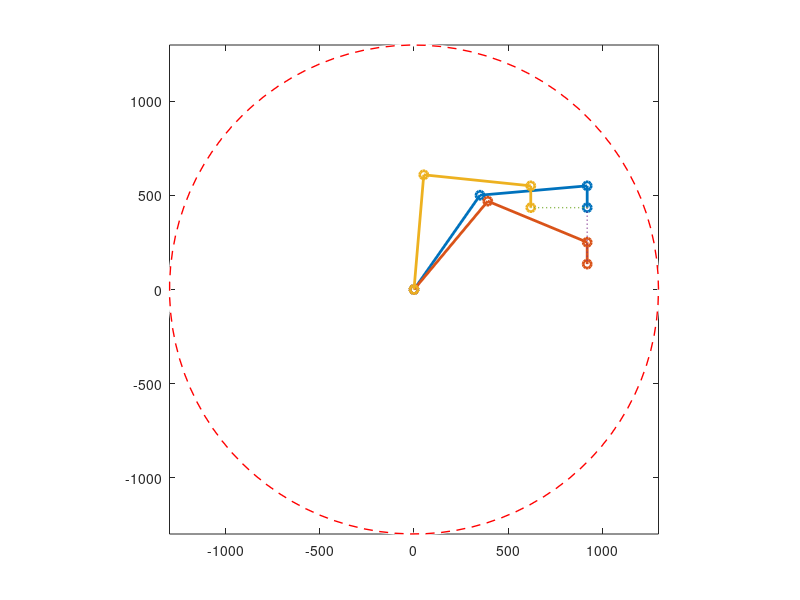

Recreate this plot in MATLAB.
%% clear
clear; close all; clc

%% input
ang2 = -125;
ang3 = -50;
ang4 = -360-ang2-ang3;

%% data
l1 = 612;
l2 = 572;
l3 = 116;
work = l1+l2+l3;
theta1s = 180+ang2;
theta2s = ang3;
theta3s = 90+ang4;
dist = -300;

%% start position
x1s = l1*cosd(theta1s);
y1s = l1*sind(theta1s);
x2s = x1s+(l2*cosd(theta1s+theta2s));
y2s = y1s+(l2*sind(theta1s+theta2s));
x3s = x2s+(l3*cosd(theta1s+theta2s+theta3s));
y3s = y2s+(l3*sind(theta1s+theta2s+theta3s));

%% solution vertical
x2v = x2s;
y2v = y2s + dist;

theta2v = atan2d(-sqrt(1-((x2v^2+y2v^2-l1^2-l2^2)/(2*l1*l2))^2),(x2v^2+y2v^2-l1^2-l2^2)/(2*l1*l2));
theta1v = atan2d(sqrt(1-(((x2v*(l1+(l2*cosd(theta2v))))+(y2v*l2*sind(theta2v)))/(x2v^2+y2v^2))^2),((x2v*(l1+(l2*cosd(theta2v))))+(y2v*l2*sind(theta2v)))/(x2v^2+y2v^2));
% ref: http://cdn.intechweb.org/pdfs/379.pdf
theta3v = -90-theta1v-theta2v;

x1v = l1*cosd(theta1v);
y1v = l1*sind(theta1v);
x2v = x1v+(l2*cosd(theta1v+theta2v));
y2v = y1v+(l2*sind(theta1v+theta2v));
x3v = x2v+(l3*cosd(theta1v+theta2v+theta3v));
y3v = y2v+(l3*sind(theta1v+theta2v+theta3v));

%% solution horizontal
x2h = x2s + dist;
y2h = y2s;

theta2h = atan2d(-sqrt(1-((x2h^2+y2h^2-l1^2-l2^2)/(2*l1*l2))^2),(x2h^2+y2h^2-l1^2-l2^2)/(2*l1*l2));
theta1h = atan2d(sqrt(1-(((x2h*(l1+(l2*cosd(theta2h))))+(y2h*l2*sind(theta2h)))/(x2h^2+y2h^2))^2),((x2h*(l1+(l2*cosd(theta2h))))+(y2h*l2*sind(theta2h)))/(x2h^2+y2h^2));
% ref: http://cdn.intechweb.org/pdfs/379.pdf
theta3h = -90-theta1h-theta2h;

x1h = l1*cosd(theta1h);
y1h = l1*sind(theta1h);
x2h = x1h+(l2*cosd(theta1h+theta2h));
y2h = y1h+(l2*sind(theta1h+theta2h));
x3h = x2h+(l3*cosd(theta1h+theta2h+theta3h));
y3h = y2h+(l3*sind(theta1h+theta2h+theta3h));

%% New positions



%% plot
plot([0 x1s x2s x3s],[0 y1s y2s y3s],'-o','LineWidth',2);
axis equal
axis([-work work -work work]);
hold on
plot([0 x1v x2v x3v],[0 y1v y2v y3v],'-o','LineWidth',2);
plot([0 x1h x2h x3h],[0 y1h y2h y3h],'-o','LineWidth',2);
plot([x3s x3v],[y3s y3v],':','LineWidth',1);
plot([x3s x3h],[y3s y3h],':','LineWidth',1);

viscircles([0 0],work,'LineStyle','--','LineWidth',1);

